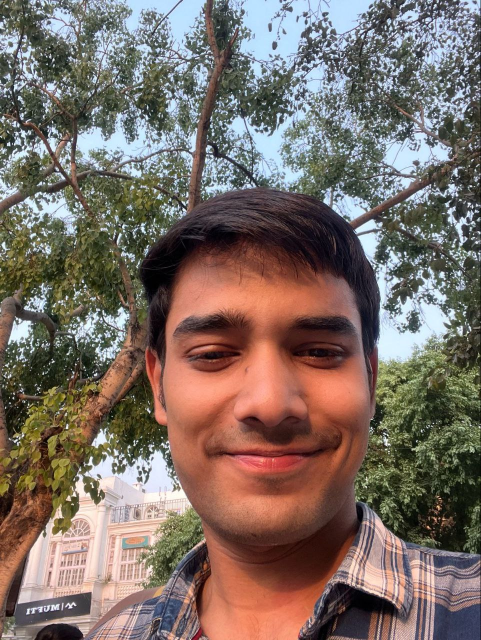
#> input picture Model/Test image/IMG_20250608_020107_545.jpg, 961 x 1280 px, found by its file name (shown at 1/2 size)
$ jupyter execute --allow-errors data_cleaning.ipynb   (shell and % lines are left out)
#> lines starting #> are read from the running program, lines starting #| are printed output that depends on the picture
[cell 1]
import numpy as np
import cv2
import matplotlib
from matplotlib import pyplot as plt

[cell 2]
img = cv2.imread("C:\\Image Classifier\\Model\\Test image\\IMG_20250608_020107_545.jpg")
#> img is the input picture: shape (1280, 961, 3); mean B, G, R 101.6, 109.4, 124.1
img.shape
#> Out = (1280, 961, 3)

[cell 3]
plt.imshow(img)
plt.axis("off")
plt.show()

[cell 4]
gray = cv2.cvtColor(img, cv2.COLOR_BGR2GRAY)
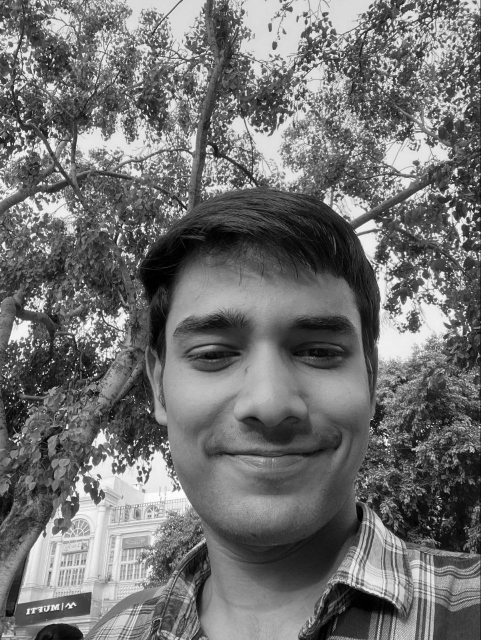
#> gray: shape (1280, 961) (shown at 1/2 size); min 0, max 255, mean 112.9
gray.shape
plt.imshow(gray,cmap = 'gray')
plt.axis("on")
plt.show()

[cell 5]
face_cascade = cv2.CascadeClassifier(cv2.data.haarcascades + 'haarcascade_frontalface_default.xml')
faces = face_cascade.detectMultiScale(gray, 1.3, 5)
#> faces = [[250, 485, 559, 559]]
eye_cascade = cv2.CascadeClassifier(cv2.data.haarcascades + 'haarcascade_eye.xml')
eyes = eye_cascade.detectMultiScale(gray, 1.3, 5)
#> eyes = [[548, 601, 175, 175], [338, 576, 213, 213]]
faces
#> Out = [[250, 485, 559, 559]]

[cell 6]
(x,y,w,h) = faces[0]
#> x = 250; y = 485; w = 559; h = 559
x,y,w,h
#> Out = (250, 485, 559, 559)

[cell 7]
face_img = cv2.rectangle(img,(x,y),(x+w,y+h),(255,0,0),2)
plt.imshow(face_img)
plt.show()

[cell 8]
cv2.destroyAllWindows()
for (x, y, w, h) in faces:
    face_img = cv2.rectangle(img, (x, y), (x + w, y + h), (255, 0, 0), 2)
    roi_gray = gray[y:y + h, x:x + w]
    roi_color = face_img[y:y + h, x:x + w]
    eyes = eye_cascade.detectMultiScale(roi_gray)

    for (ex, ey, ew, eh) in eyes:
        # Only detect eyes in upper ~40% of face height
        if 0 <= ey <= int(0.4 * h):
            cv2.rectangle(roi_color, (ex, ey), (ex + ew, ey + eh), (0, 255, 0), 2)
#> this loop made 1 pass
#> (x, y, w, h, eyes) on pass 1: (250, 485, 559, 559, [[291, 101, 192, 192], [86, 111, 187, 187]])
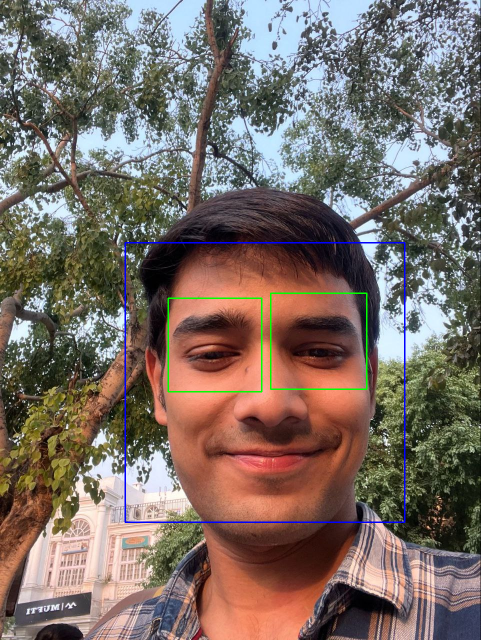
#> img: shape (1280, 961, 3) (shown at 1/2 size); mean B, G, R 102.2, 109.4, 122.8
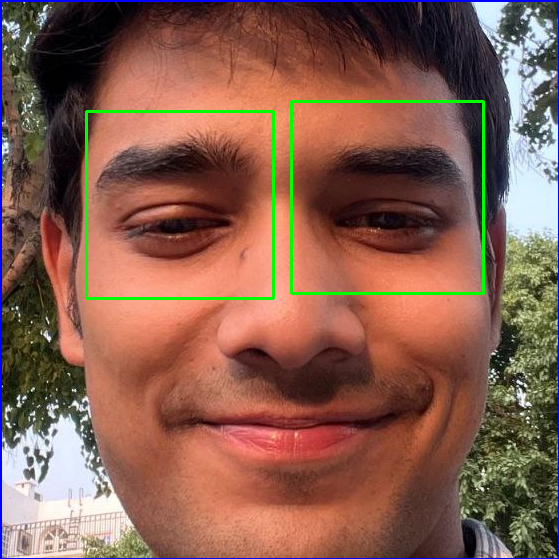
#> roi_color: shape (559, 559, 3); mean B, G, R 79.3, 94.4, 134.7

plt.figure()
plt.imshow(face_img, cmap='gray')
plt.show()

[cell 9]
plt.imshow(roi_color, cmap='gray')
plt.show()

[cell 10]
cropped_img = np.array(roi_color)
cropped_img.shape
#> Out = (559, 559, 3)

[cell 11]
import numpy as np
import pywt
import cv2

def w2d(img, mode='haar', level=1):
#> called with mode = 'db1', level = 5
    imArray = img
    #Datatype conversions
    #convert to grayscale
    imArray = cv2.cvtColor( imArray,cv2.COLOR_RGB2GRAY )
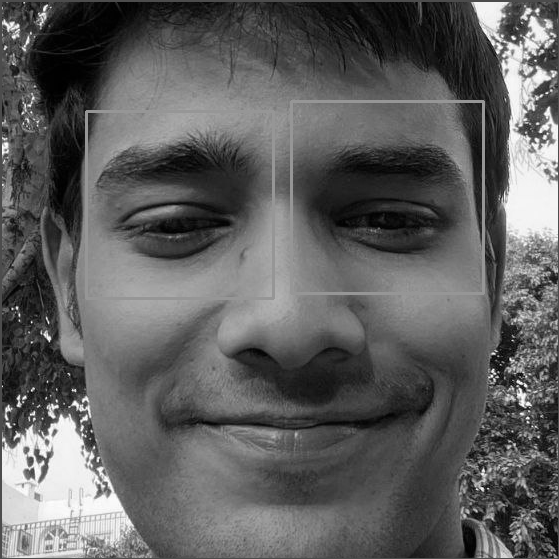
#> imArray: shape (559, 559); min 0, max 255, mean 94.5
    #convert to float
    imArray =  np.float32(imArray)
    imArray /= 255;
    # compute coefficients
    coeffs=pywt.wavedec2(imArray, mode, level=level)
#> coeffs = 6 items

    #Process Coefficients
    coeffs_H=list(coeffs)
#> coeffs_H = 6 items
    coeffs_H[0] *= 0;

    # reconstruction
    imArray_H=pywt.waverec2(coeffs_H, mode);
    imArray_H *= 255;
    imArray_H =  np.uint8(imArray_H)
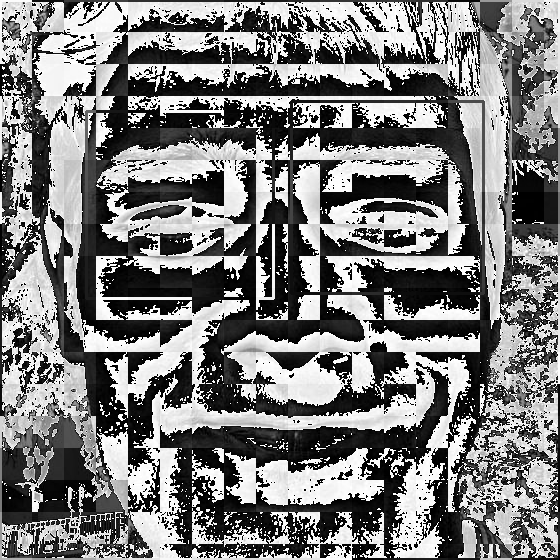
#> imArray_H: shape (560, 560); min 0, max 255, mean 124.2

    return imArray_H

[cell 12]
def get_cropped_image_if_2_eyes(image_path):
    img = cv2.imread(image_path)

    if img is None:
        print(f"Warning: unable to read image at path: {image_path}")
        return None
    gray = cv2.cvtColor(img, cv2.COLOR_BGR2GRAY)
    faces = face_cascade.detectMultiScale(gray, 1.3, 5)
#> faces = [[250, 485, 559, 559]]
    for (x,y,w,h) in faces:
        roi_gray = gray[y:y+h, x:x+w]
        roi_color = img[y:y+h, x:x+w]
        eyes = eye_cascade.detectMultiScale(roi_gray)
        if len(eyes) >= 2:
            return roi_color

[cell 13]
im_har = w2d(cropped_img,'db1',5)
plt.imshow(im_har, cmap='gray')

[cell 14]
original_image = cv2.imread("C:\\Image Classifier\\Model\\Test image\\IMG_20250608_020107_545.jpg")
plt.imshow(original_image)
plt.show()

[cell 15]
cropped_image = get_cropped_image_if_2_eyes("C:\\Image Classifier\\Model\\Test image\\IMG_20250608_020107_545.jpg")
plt.imshow(cropped_image)
plt.show()

[cell 16]
org_image_obstructed = cv2.imread("C:\\Image Classifier\\Model\\Test image\\anuj_sha.jpg")
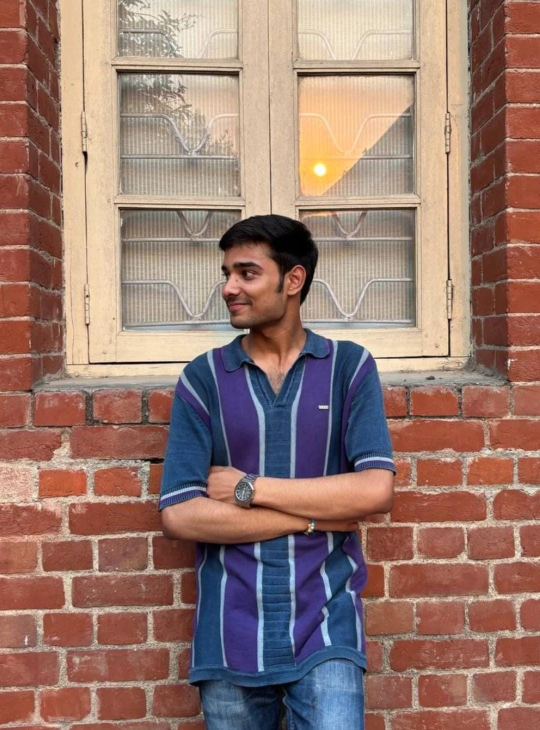
#> input picture Model/Test image/anuj_sha.jpg, 1080 x 1460 px, found by its file name (shown at 1/2 size)
#> org_image_obstructed is the input picture: shape (1460, 1080, 3); mean B, G, R 110.3, 120.5, 152.3
plt.imshow(org_image_obstructed)
plt.show()

[cell 17]
cropped_image_no_2_eyes = get_cropped_image_if_2_eyes("C:\\Image Classifier\\Model\\Test image\\anuj_sha.jpg")
#> in get_cropped_image_if_2_eyes (call 2), `gray = cv2.cvtColor(img, cv2.COLOR_BGR2GRAY)`:
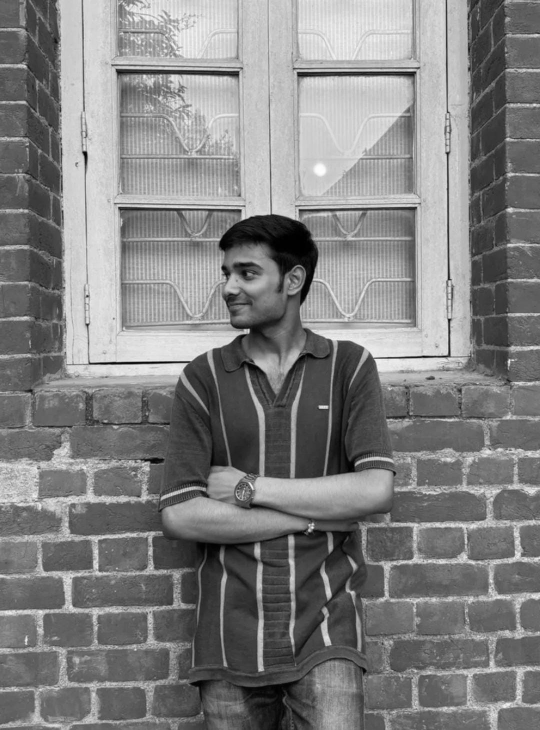
#> gray: shape (1460, 1080) (shown at 1/2 size); min 0, max 254, mean 128.9
#> in get_cropped_image_if_2_eyes (call 2), `faces = face_cascade.detectMultiScale(gray, 1.3, 5)`: faces = ()
cropped_image_no_2_eyes

[cell 18]
path_to_data = "./Model/Dataset/"
path_to_cr_data = "./Model/Dataset/cropped/"

[cell 19]
import os
img_dirs = []
for entry in os.scandir(path_to_data):
    if entry.is_dir():
        img_dirs.append(entry.path)

[cell 20]
import os
print(os.getcwd())

[cell 21]
img_dirs

[cell 22]
import shutil
if os.path.exists(path_to_cr_data):
     shutil.rmtree(path_to_cr_data)
os.mkdir(path_to_cr_data)

[cell 23]
cropped_image_dirs = []
celebrity_file_names_dict = {}

for img_dir in img_dirs:
    count = 1
    celebrity_name = img_dir.split('/')[-1]
    print(celebrity_name)

    celebrity_file_names_dict[celebrity_name] = []

    for entry in os.scandir(img_dir):
        roi_color = get_cropped_image_if_2_eyes(entry.path)
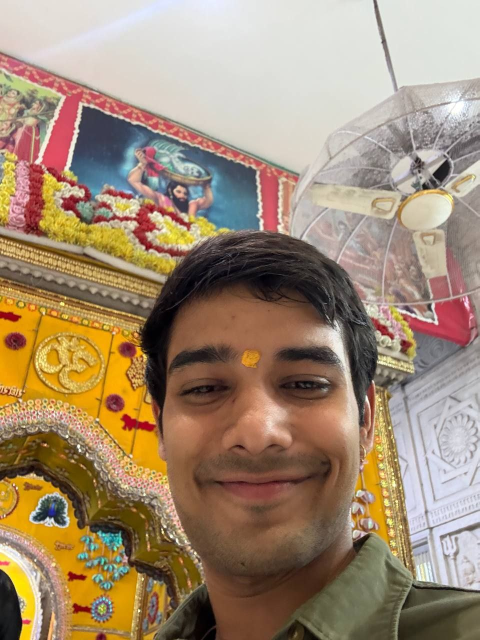
#> input picture Model/Dataset/Anuj/IMG_20250608_020101_587.jpg, 959 x 1280 px (shown at 1/2 size)
#> in get_cropped_image_if_2_eyes, img is the input picture: shape (1280, 959, 3); mean B, G, R 113.8, 138.5, 161
#> in get_cropped_image_if_2_eyes (call 3), `gray = cv2.cvtColor(img, cv2.COLOR_BGR2GRAY)`:
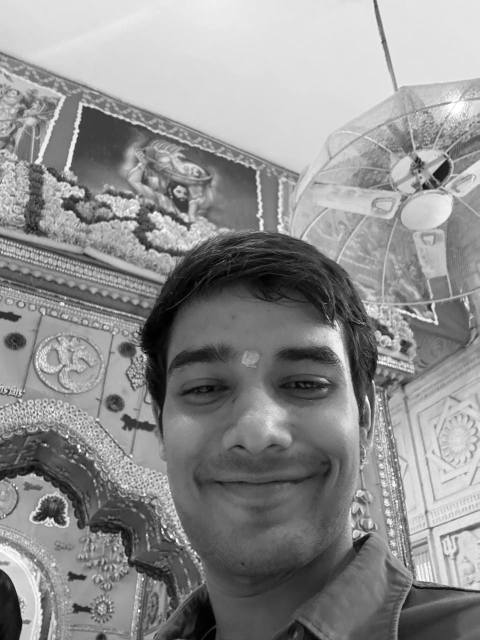
#> gray: shape (1280, 959) (shown at 1/2 size); min 0, max 255, mean 142.4
#> in get_cropped_image_if_2_eyes (call 3), `faces = face_cascade.detectMultiScale(gray, 1.3, 5)`: faces = [[236, 549, 562, 562]]
#> the loop in get_cropped_image_if_2_eyes, `for (x,y,w,h) in faces:` made 1 pass
#> (x, y, w, h, eyes) on pass 1: (236, 549, 562, 562, [[319, 162, 120, 120], [104, 170, 130, 130]])
#> pass 1, in get_cropped_image_if_2_eyes (call 3), `roi_color = img[y:y+h, x:x+w]`:
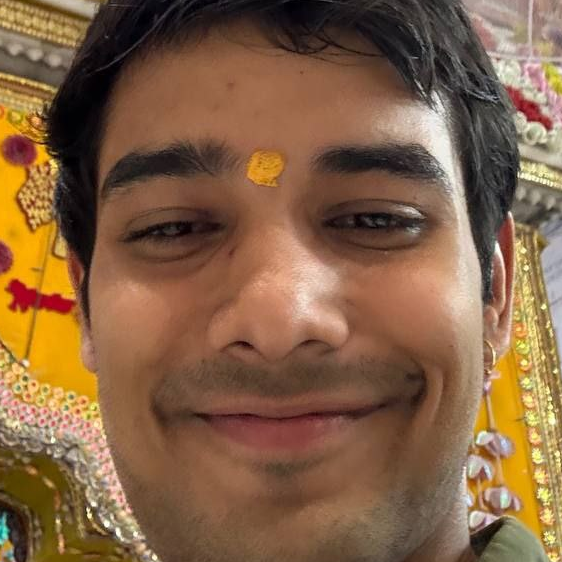
#> roi_color: shape (562, 562, 3); mean B, G, R 68.8, 98, 132.2
        if roi_color is not None:
            cropped_folder = path_to_cr_data + celebrity_name
            if not os.path.exists(cropped_folder):
                os.makedirs(cropped_folder)
                cropped_image_dirs.append(cropped_folder)
                print("Generating cropped images in folder: ",cropped_folder)

            cropped_file_name = celebrity_name + str(count) + ".png"
            cropped_file_path = cropped_folder + "/" + cropped_file_name

            cv2.imwrite(cropped_file_path, roi_color)
            celebrity_file_names_dict[celebrity_name].append(cropped_file_path)
            count += 1

[cell 24]
celebrity_file_names_dict = {}
for img_dir in cropped_image_dirs:
    celebrity_name = img_dir.split('/')[-1]
    file_list = []
    for entry in os.scandir(img_dir):
        file_list.append(entry.path)
    celebrity_file_names_dict[celebrity_name] = file_list
celebrity_file_names_dict

[cell 25]
class_dict = {}
count = 0
for celebrity_name in celebrity_file_names_dict.keys():
    class_dict[celebrity_name] = count
    count = count + 1
#> this loop made 0 passes
#> after the loop, class_dict = 0 items; count = 0
class_dict

[cell 26]
X, y = [], []
for celebrity_name, training_files in celebrity_file_names_dict.items():
    for training_image in training_files:
        img = cv2.imread(training_image)
        scalled_raw_img = cv2.resize(img, (32, 32))
        img_har = w2d(img,'db1',5)
        scalled_img_har = cv2.resize(img_har, (32, 32))
        combined_img = np.vstack((scalled_raw_img.reshape(32*32*3,1),scalled_img_har.reshape(32*32,1)))
        X.append(combined_img)
        y.append(class_dict[celebrity_name])

#> (a cell that did not finish here is left out)

#> (a cell that did not finish here is left out)

#> (a cell that did not finish here is left out)

[cell 30]
X = np.array(X).reshape(len(X),4096).astype(float)
X.shape

[cell 31]
from sklearn.svm import SVC
from sklearn.preprocessing import StandardScaler
from sklearn.model_selection import train_test_split
from sklearn.pipeline import Pipeline
from sklearn.metrics import classification_report

[cell 32]
import sklearn

[cell 33]
from sklearn.svm import SVC
from sklearn.preprocessing import StandardScaler
from sklearn.model_selection import train_test_split
from sklearn.pipeline import Pipeline
from sklearn.metrics import classification_report

[cell 34]
# After collecting X and y
X = np.array([x.flatten() for x in X])  # flatten each (4096,1) to (4096,)
#> X = empty array
y = np.array(y)

# Train/test split
from sklearn.model_selection import train_test_split
#> (the rest of this cell did not finish here and is left out)
